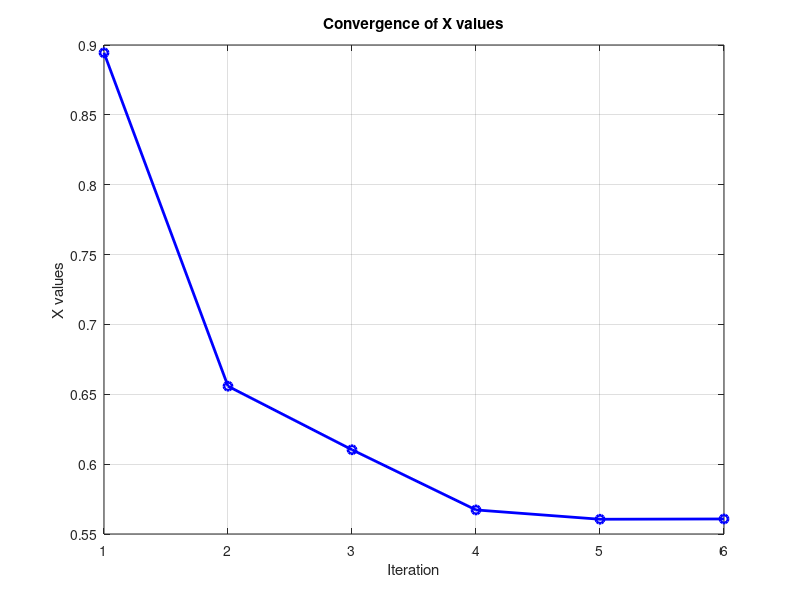
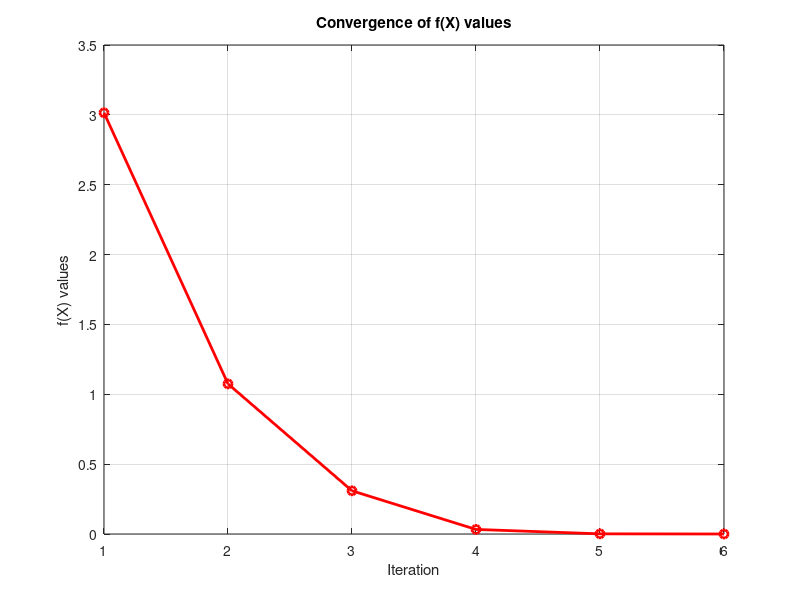
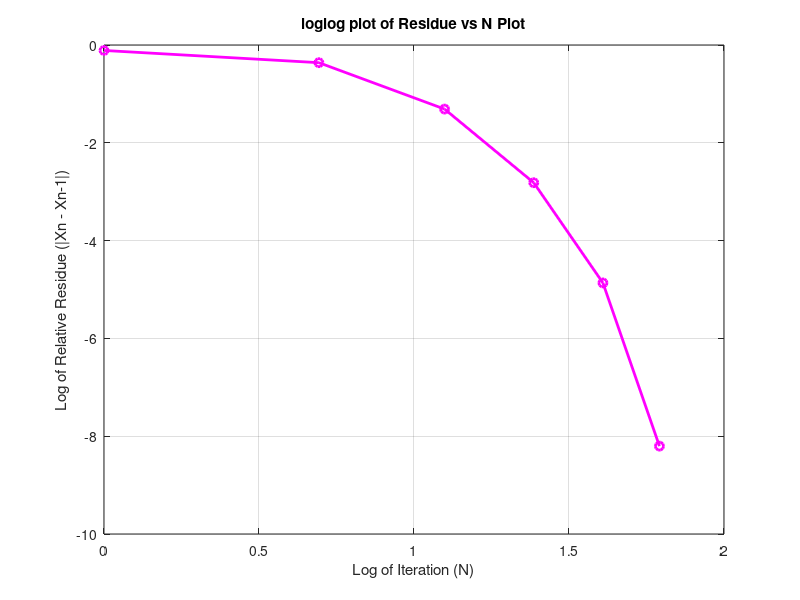
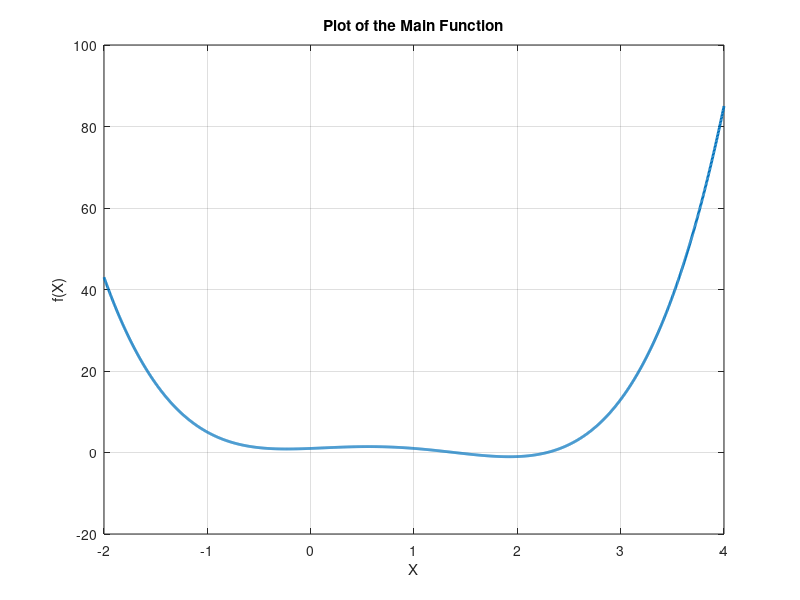

These charts were generated, in order, by the following MATLAB code:
p0=-0.5;
p1=0;
p2=0.5;
f= @(x) x^4 -3*(x^3)+ x^2 + x + 1;

epsilon= 1e-5;
Nmax= 10000;
h1= p1-p0;
h2=p2-p1;
DELTA1 = (f(p1) - f(p0))/h1;
DELTA2 = (f(p2) - f(p1))/h2;
d = (DELTA2 - DELTA1)/(h2 + h1);
i=3;
solution =  -0.339092837761710 - 0.446630099997518i;
fprintf("Below Values are up to 8 decimal places\n");
fprintf("Iteration\t\t  X\t\t\t  f(x)\t\t\t\tActual Solution\t\t\tAbsolute Error\t\tResidue\n");
x_values = zeros(1, Nmax);
fx_values = zeros(1, Nmax);
absolute_errors = zeros(1, Nmax);

while i<=Nmax

    b = DELTA2 + h2*d;
    D = (b.^2 - 4*f(p2).*d).^(1/2);
    if abs(b-D) < abs(b+D)

        E = b + D;
    else
        E = b - D;
    end
    h = -2*f(p2)/E;
    p = p2 + h;
    
    if(abs(f(p))<=epsilon)
        x_values(i-2)=p;
        fx_values(i-2)=abs(f(p));
        if(i-2==1)
            absolute_errors(i-2)= log(abs((x_values(i-2))));
        else
            absolute_errors(i-2)= log(abs((x_values(i-2)-x_values(i-3))));

        end
        formatString = '%d\t\t%.8f + %.8fi\t%.8f + %.8fi\t%.8f + %.8fi\t%.8f\t\t%.8f\n';
        fprintf(formatString, i-2, real(p), imag(p), real(f(p)), imag(f(p)), real(solution), imag(solution), abs(p - solution), abs(p - x_values(i-3)));
        fprintf("Approximate Solution comes out to be %.8f + %.8fi\n", real(p),imag(p));
        break
    end

    po=p1;
    p1=p2;
    p2=p;
    h1= p1-p0;
    h2=p2-p1;
    DELTA1 = (f(p1) - f(p0))/h1;
    DELTA2 = (f(p2) - f(p1))/h2;
    d = (DELTA2 - DELTA1)/(h2 + h1);
    formatString = '%d\t\t%.8f + %.8fi\t%.8f + %.8fi\t%.8f + %.8fi\t%.8f\t\t%.8f\n';
    if(i==3)
        fprintf(formatString, i-2, real(p), imag(p), real(f(p)), imag(f(p)), real(solution), imag(solution), abs(p - solution), abs(p));
    else
        fprintf(formatString, i-2, real(p), imag(p), real(f(p)), imag(f(p)), real(solution), imag(solution), abs(p - solution), abs(p-x_values(i-3)));
    end
    x_values(i-2)=p;
    fx_values(i-2)=abs(f(p));
    if(i-2==1)
        absolute_errors(i-2)= log(abs((x_values(i-2))));
    else
        absolute_errors(i-2)= log(abs((x_values(i-2)-x_values(i-3))));

    end
    i=i+1;
end

if i>=Nmax
    fprintf("For %d iterations, the solution does not converge up to the given error %f\n", Nmax, epsilon);
end

d=i-2;

figure;
plot(1:d, abs(x_values(1:d)), '-o', 'Color', 'b', 'LineWidth', 2);
title('Convergence of X values');
xlabel('Iteration');
ylabel('X values');
grid on;

% Figure 2 Plotting the convergence of f(X) values
figure;
plot(1:d, abs(fx_values(1:d)), '-o', 'Color', 'r', 'LineWidth', 2);
title('Convergence of f(X) values');
xlabel('Iteration');
ylabel('f(X) values');
grid on;

% Figure 3 Plotting the absolute error plot
figure;
plot(log(1:d), absolute_errors(1:d), '-o', 'Color', 'm', 'LineWidth', 2);
title('loglog plot of Residue vs N Plot');
xlabel('Log of Iteration (N)');
ylabel('Log of Relative Residue (|Xn - Xn-1|)');
grid on;

% Figure 4 Plot of the main function
figure;
x = linspace(-2,4, 2000);
plot(x,x.^4 -3.*(x.^3)+ x.^2 + x + 1,'LineWidth', 2);
title('Plot of the Main Function');
xlabel('X');
ylabel('f(X)');
grid on;



